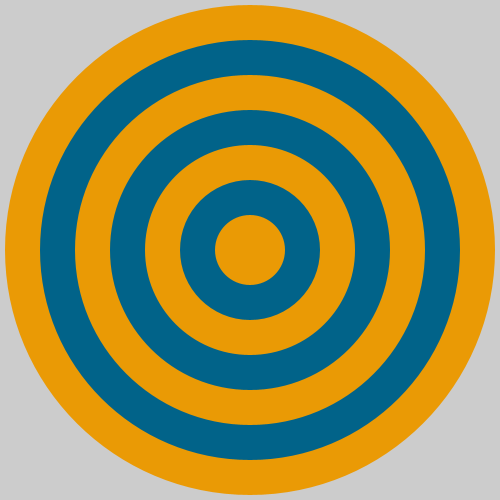
Frame 1 (no input)
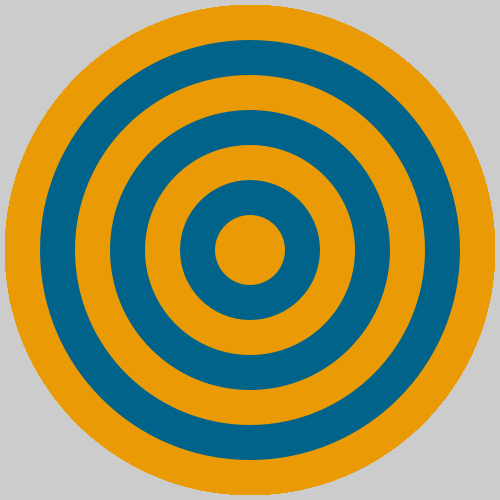
Frame 60 (the mouse pressed at the canvas centre just before this capture)
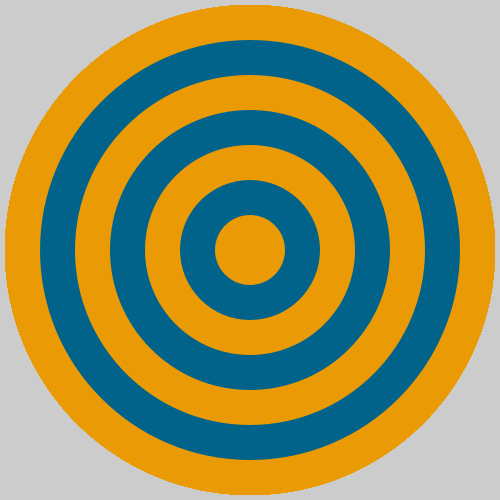
Frame 120 (the mouse held since frame 60 and released just before this capture)

The Processing sketch that drew these frames (run headless with seeded random() and noise(); from frame 60 on, the mouse is pressed at the canvas centre):

// Processing sketch: bullseye
// ── bullseye.pde

void setup() {
 
  // set the size of your sketch
  size(500,500);
  noStroke();
}

void draw() {
  
  //Starting with the largest ellipse, use a for loop to draw a bullseye with ellipses.
  for (int i = 7; i > 0; i--) {
    if (i % 2  == 0) {
      fill(#016389);
    } else {
      fill(#EA9A05);
    }
     ellipse(250,250,i * 70,i * 70);
  }
  //Use an if statement and remainder to alternate the color of your rings.
  
  
}
